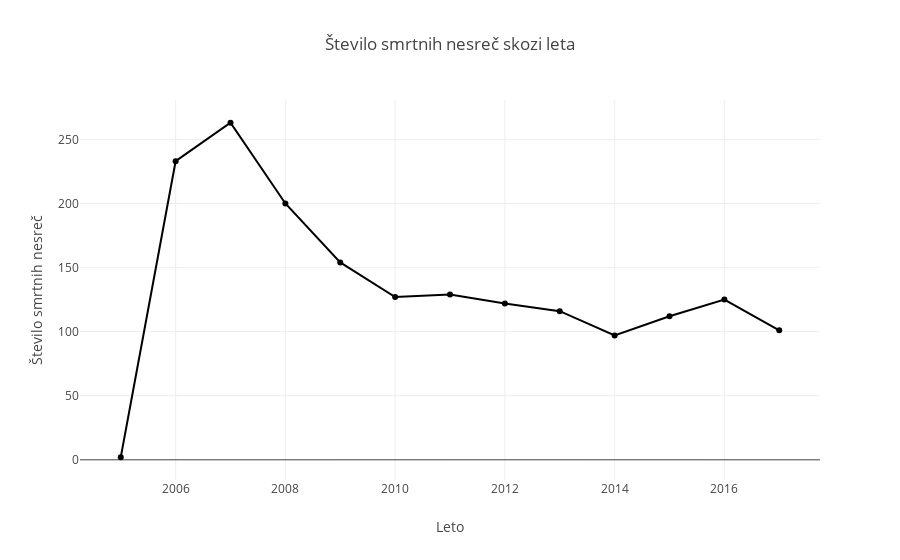

Write notebook code for a chart like this one.
### Code cell
# Create a trace
trace = go.Scatter(
    x = list(leta_sum.keys()),
    y = list(leta_sum.values()),
    marker=dict(
        color='#000000',
    )
)

data = [trace]
layout = go.Layout(
    title="Število smrtnih nesreč skozi leta",
    xaxis=dict(
        title="Leto"
    ),
    yaxis=dict(
        title="Število smrtnih nesreč"
    )
)
fig = go.Figure(data=data, layout=layout)
iplot(fig, filename='basic-line')

### Figure 1 — Plotly figure (JSON) as saved in the notebook; plotly's stock layout.template omitted (floating-point values rounded to 4 significant figures)
{"data": [{"marker": {"color": "#000000"}, "type": "scatter", "x": [2005, 2006, 2007, 2008, 2009, 2010, 2011, 2012, 2013, 2014, 2015, 2016, 2017], "y": [2, 233, 263, 200, 154, 127, 129, 122, 116, 97, 112, 125, 101]}], "layout": {"title": "Število smrtnih nesreč skozi leta", "xaxis": {"title": "Leto"}, "yaxis": {"title": "Število smrtnih nesreč"}}}
